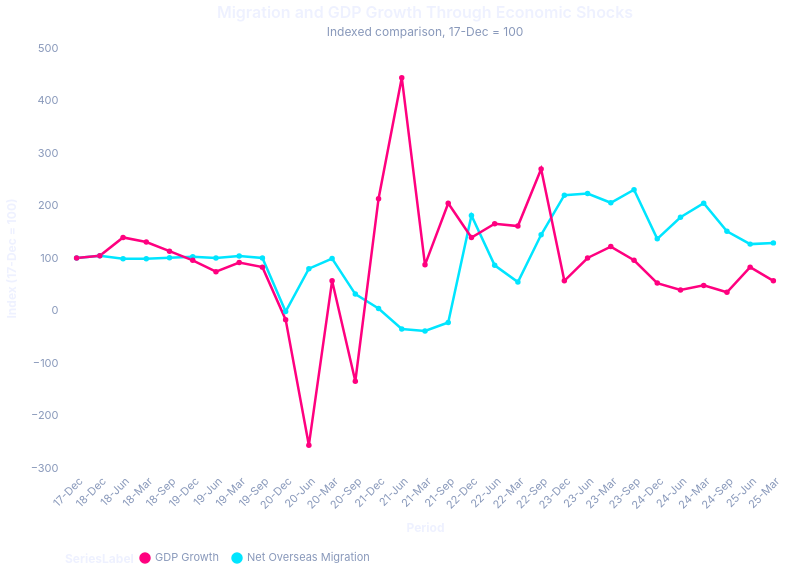

The specification (Vega-Lite) saved for this image:
### Vega-Lite specification from a JSON file in a GitHub repository (floating-point values rounded to 4 significant figures)
{"$schema": "https://vega.github.io/schema/vega-lite/v5.json", "width": 720, "height": 420, "data": {"values": [{"Period": "17-Dec", "Migration": 241.7, "GDP": 2.3}, {"Period": "18-Mar", "Migration": 238, "GDP": 3}, {"Period": "18-Jun", "Migration": 238.2, "GDP": 3.2}, {"Period": "18-Sep", "Migration": 242.3, "GDP": 2.6}, {"Period": "18-Dec", "Migration": 252.2, "GDP": 2.4}, {"Period": "19-Mar", "Migration": 250.7, "GDP": 2.1}, {"Period": "19-Jun", "Migration": 241.3, "GDP": 1.7}, {"Period": "19-Sep", "Migration": 242.0, "GDP": 1.9}, {"Period": "19-Dec", "Migration": 247.6, "GDP": 2.2}, {"Period": "20-Mar", "Migration": 239.2, "GDP": 1.3}, {"Period": "20-Jun", "Migration": 192.7, "GDP": -5.9}, {"Period": "20-Sep", "Migration": 75.61, "GDP": -3.1}, {"Period": "20-Dec", "Migration": -4.97, "GDP": -0.4}, {"Period": "21-Mar", "Migration": -94.34, "GDP": 2}, {"Period": "21-Jun", "Migration": -84.94, "GDP": 10.2}, {"Period": "21-Sep", "Migration": -55.38, "GDP": 4.7}, {"Period": "21-Dec", "Migration": 9.3, "GDP": 4.9}, {"Period": "22-Mar", "Migration": 131.0, "GDP": 3.7}, {"Period": "22-Jun", "Migration": 207.9, "GDP": 3.8}, {"Period": "22-Sep", "Migration": 348.6, "GDP": 6.2}, {"Period": "22-Dec", "Migration": 437.9, "GDP": 3.2}, {"Period": "23-Mar", "Migration": 495.8, "GDP": 2.8}, {"Period": "23-Jun", "Migration": 538.3, "GDP": 2.3}, {"Period": "23-Sep", "Migration": 555.8, "GDP": 2.2}, {"Period": "23-Dec", "Migration": 530.6, "GDP": 1.3}, {"Period": "24-Mar", "Migration": 493.8, "GDP": 1.1}, {"Period": "24-Jun", "Migration": 429.2, "GDP": 0.9}, {"Period": "24-Sep", "Migration": 364.8, "GDP": 0.8}, {"Period": "24-Dec", "Migration": 329.9, "GDP": 1.2}, {"Period": "25-Mar", "Migration": 311.3, "GDP": 1.3}, {"Period": "25-Jun", "Migration": 305.6, "GDP": 1.9}]}, "transform": [{"calculate": "datum.Migration / 241.66 * 100", "as": "MigrationIndex"}, {"calculate": "datum.GDP / 2.3 * 100", "as": "GDPIndex"}, {"fold": ["MigrationIndex", "GDPIndex"], "as": ["Series", "IndexValue"]}, {"calculate": "datum.Series == 'MigrationIndex' ? 'Net Overseas Migration' : 'GDP Growth'", "as": "SeriesLabel"}], "mark": {"type": "line", "point": true, "strokeWidth": 2.5}, "encoding": {"x": {"field": "Period", "type": "ordinal", "title": "Period", "axis": {"labelAngle": -45}}, "y": {"field": "IndexValue", "type": "quantitative", "title": "Index (17-Dec = 100)"}, "color": {"field": "SeriesLabel", "type": "nominal", "scale": {"range": ["#ff007f", "#00e5ff"]}}, "tooltip": [{"field": "Period"}, {"field": "SeriesLabel", "title": "Series"}, {"field": "IndexValue", "format": ".1f", "title": "Index"}]}, "title": {"text": "Migration and GDP Growth Through Economic Shocks", "subtitle": "Indexed comparison, 17-Dec = 100", "fontSize": 16, "subtitleFontSize": 12}, "config": {"font": "Inter, sans-serif", "background": "transparent", "view": {"stroke": null}, "axis": {"labelFont": "Inter, sans-serif", "titleFont": "Inter, sans-serif", "labelColor": "#8898ba", "titleColor": "#eef1ff", "tickColor": "rgba(255,255,255,0.15)", "domainColor": "rgba(255,255,255,0.15)", "gridColor": "rgba(255,255,255,0.08)", "grid": true, "labelFontSize": 11, "titleFontSize": 12, "titlePadding": 12}, "title": {"font": "Inter, sans-serif", "fontSize": 16, "fontWeight": 600, "color": "#eef1ff", "subtitleFont": "Inter, sans-serif", "subtitleFontSize": 12, "subtitleColor": "#8898ba", "subtitlePadding": 6}, "legend": {"labelFont": "Inter, sans-serif", "titleFont": "Inter, sans-serif", "labelColor": "#8898ba", "titleColor": "#eef1ff", "labelFontSize": 11, "titleFontSize": 12, "symbolSize": 100, "orient": "bottom", "direction": "horizontal", "titleOrient": "left"}, "text": {"font": "Inter, sans-serif", "color": "#eef1ff"}}}
